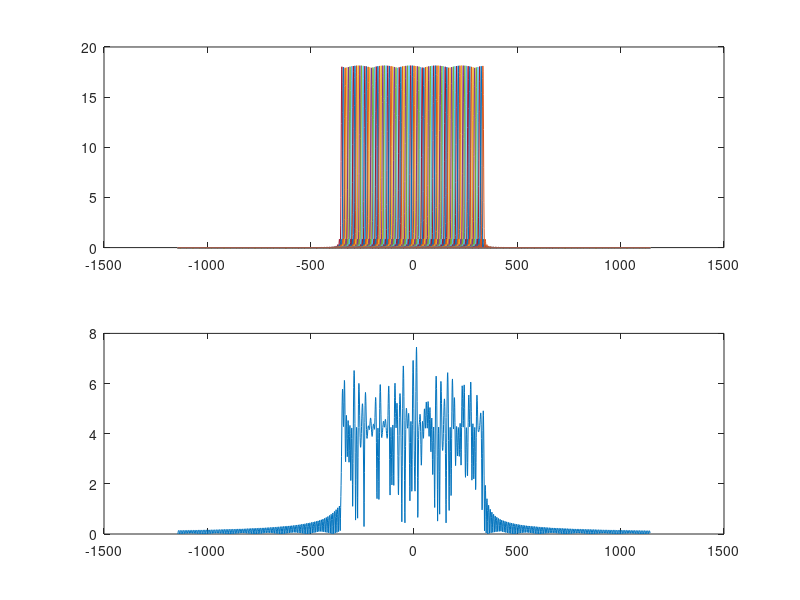

MATLAB code for this plot:
%
%   File:      powerspectra2.m
%   Author(s): Horacio Sanson
%   Revision : 2007/11/6
%
%   Description:
%
%     Theorical Power Spectral Density of an OFDM signal using my own derived
%     equation.
%

clear; clc;
%%%%%%%%%%%%%%%%%%%%%%%%%%%%%%%%%%%%%%%%%%%%%%%%%%%%%%%%%%%%%%%%%%%%
% OFDMA-PHY Parameters (Wimax Standard)
%%%%%%%%%%%%%%%%%%%%%%%%%%%%%%%%%%%%%%%%%%%%%%%%%%%%%%%%%%%%%%%%%%%%

% Primitive Parameters (8.4.2.3)
Bw = 1e3;                                  % Nominal Bandwidth
n = 8/7;                                   % Oversampling Factor
G = 1/8;                                   % CP time to Tb factor
Nfft = 128;                                % FFT Size

% Derived Parameters (8.4.2.4)
Fs = (n*Bw/8000)*8000;                 	    % Sampling Freq
deltaF = Fs/Nfft;                           % Subcarrier Spacing
Tb = 1/deltaF;                              % Useful symbol time
Tg = G*Tb;                                  % Guard Interval
Ts = Tb + Tg;                               % OFDMA Symbol time
T = Tb/Nfft;                                % Sampling Time

%%%%%%%%%%%%%%%%%%%%%%%%%%%%%%%%%%%%%%%%%%%%%%%%%%%%%%%%%%%%%%%%%%%%
% Create a simple BPSK signal
%%%%%%%%%%%%%%%%%%%%%%%%%%%%%%%%%%%%%%%%%%%%%%%%%%%%%%%%%%%%%%%%%%%%
sn =sign(rand(1,Nfft)-0.5);	% Create BPSK signal
sn([1:20]) = 0;			% Zero the left guard bands 
sn([Nfft-20:Nfft]) = 0;         % Zero the rigth guard bands 

%%%%%%%%%%%%%%%%%%%%%%%%%%%%%%%%%%%%%%%%%%%%%%%%%%%%%%%%%%%%%%%%%%%%
% Spectra for one carrier
%%%%%%%%%%%%%%%%%%%%%%%%%%%%%%%%%%%%%%%%%%%%%%%%%%%%%%%%%%%%%%%%%%%%
f = [-Fs:Fs];
k = [-Nfft/2:Nfft/2-1];
fk = k./Ts;

S = zeros(length(f),length(fk));

for i = 1:length(fk)

	C = (Ts/sqrt(T))*sn(i);
	W = sinc((f-fk(i))*Ts);
	P = exp((-j*2*pi*(1/2-(Tg/Ts))).*(f-fk(i)));

	S(:,i) = C .* W .* P;
end

figure(1);
subplot(211);
plot(f,abs(S).^2);
%axis([-Fs/2 Fs/2 0 1.5]);

subplot(212);
plot(f,abs(sum(S,2)));
%axis([-Fs/2 Fs/2 0 10e1]);
